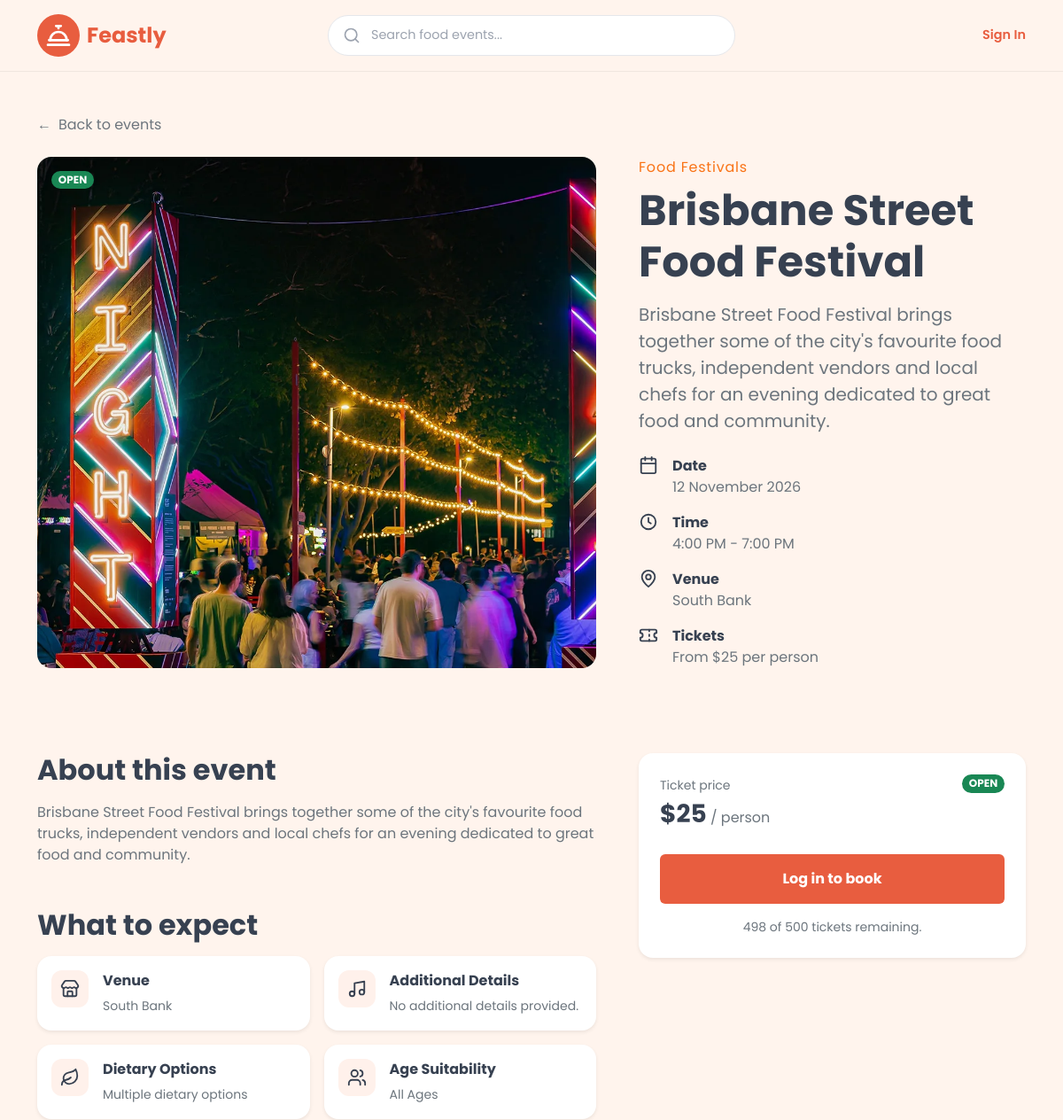
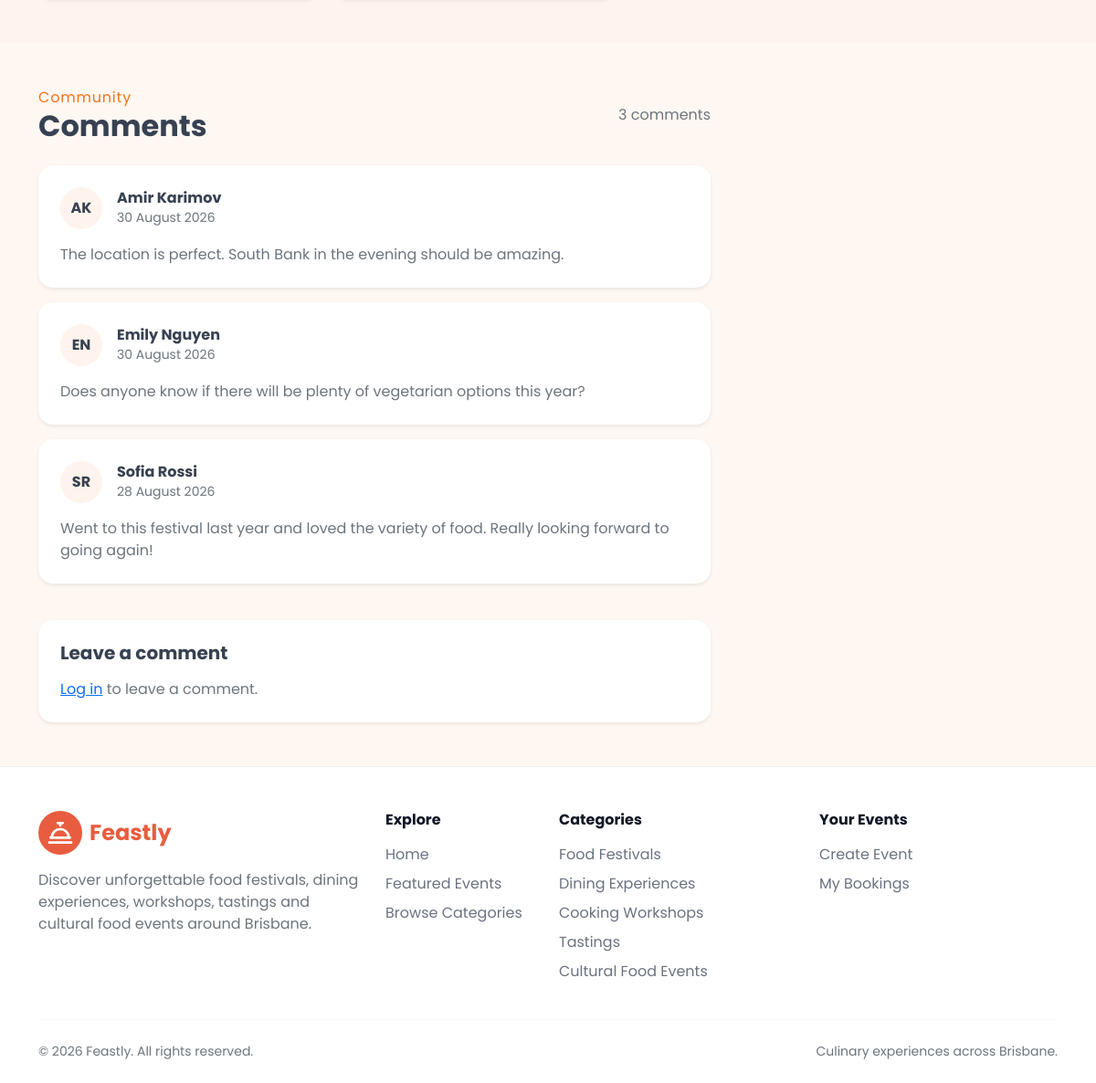
The page /events/1 on the database its author committed (2 pictures, top to bottom).
### app/models.py (models this page shows)
class Event(db.Model):
    id = db.Column(db.Integer, primary_key=True)
    creator_id = db.Column(
        db.Integer,
        db.ForeignKey('user.id'),
        nullable=False
    )
    category_id = db.Column(
        db.Integer,
        db.ForeignKey('category.id'),
        nullable=False
    )
    title = db.Column(db.String(150), nullable=False)
    description = db.Column(db.Text, nullable=False)
    description_embedding = db.Column(db.Text, nullable=True)
    event_date = db.Column(db.DateTime, nullable=False)
    end_time = db.Column(db.Time, nullable=False)
    location = db.Column(db.String(255), nullable=False)
    venue_name = db.Column(db.String(100), nullable=False)
    address = db.Column(db.String(150), nullable=False)
    suburb = db.Column(db.String(100), nullable=False)
    state = db.Column(db.String(3), nullable=False)
    postcode = db.Column(db.String(4), nullable=False)
    price = db.Column(db.Numeric(10, 2), nullable=False)
    capacity = db.Column(db.Integer, nullable=False)
    image_path = db.Column(db.String(255), nullable=False)
    age_suitability = db.Column(
        db.String(20),
        nullable=False,
        default='All Ages'
    )
    dietary_options = db.Column(
        db.String(50),
        nullable=False,
        default='Multiple dietary options'
    )
    additional_details = db.Column(db.Text, nullable=True)
    status = db.Column(
        db.String(20),
        nullable=False,
        default='Open'
    )
    acknowledgement_type = db.Column(
        db.String(20),
        nullable=False,
        default='None'
    )
    acknowledgement_text = db.Column(db.Text, nullable=True)
    creator = db.relationship(
        'User',
        back_populates='events'
    )
    category = db.relationship(
        'Category',
        back_populates='events'
    )
    bookings = db.relationship(
        'Booking',
        back_populates='event'
    )
    comments = db.relationship(
        'Comment',
        back_populates='event'
    )
    __table_args__ = (
        db.CheckConstraint(
            'price > 0',
            name='check_event_price_positive'
        ),
        db.CheckConstraint(
            'capacity > 0',
            name='check_event_capacity_positive'
        ),
        db.CheckConstraint(
            "status IN ('Open', 'Inactive', 'Sold Out', 'Cancelled')",
            name='check_event_status_valid'
        ),
        db.CheckConstraint(
            "acknowledgement_type IN ('None', 'Generic', 'Enhanced')",
            name='check_acknowledgement_type_valid'
        ),
    )

class Category(db.Model):
    id = db.Column(db.Integer, primary_key=True)
    name = db.Column(
        db.String(100),
        nullable=False,
        unique=True
    )
    description = db.Column(db.Text, nullable=True)
    events = db.relationship(
        'Event',
        back_populates='category'
    )

class Comment(db.Model):
    id = db.Column(db.Integer, primary_key=True)
    user_id = db.Column(
        db.Integer,
        db.ForeignKey('user.id'),
        nullable=False
    )
    event_id = db.Column(
        db.Integer,
        db.ForeignKey('event.id'),
        nullable=False
    )
    text = db.Column(db.Text, nullable=False)
    comment_date = db.Column(
        db.DateTime,
        nullable=False,
        default=datetime.utcnow
    )
    user = db.relationship(
        'User',
        back_populates='comments'
    )
    event = db.relationship(
        'Event',
        back_populates='comments'
    )

class User(db.Model, UserMixin):
    id = db.Column(db.Integer, primary_key=True)
    first_name = db.Column(db.String(100), nullable=False)
    surname = db.Column(db.String(100), nullable=False)
    email = db.Column(
        db.String(254),
        nullable=False,
        unique=True
    )
    password_hash = db.Column(db.String(255), nullable=False)
    phone = db.Column(db.String(30), nullable=False)
    address = db.Column(db.String(255), nullable=False)
    events = db.relationship(
        'Event',
        back_populates='creator'
    )
    bookings = db.relationship(
        'Booking',
        back_populates='user'
    )
    comments = db.relationship(
        'Comment',
        back_populates='user'
    )

### app/main/views.py (the view)
@main_bp.route('/events/<int:event_id>')
def event_detail(event_id):
    event = get_event_by_id(event_id)
    if event is None:
        abort(404)
    tickets_remaining = get_tickets_remaining(event)
    return render_template(
        'event-details.html',
        event=event,
        tickets_remaining=tickets_remaining,
        max_quantity=min(MAX_TICKETS_PER_BOOKING, tickets_remaining),
        booking_form=BookingForm(),
        comment_form=CommentForm(),
        effective_status=get_effective_event_status(event)
    )

### app/templates/event-details.html (shortened to what this page needs)
{% extends "base.html" %}
{% from "macros.html" import status_badge %}
{% block content %}
<section class="event-details-hero py-4 py-lg-5">
  <div class="container-xl">
    <a href="{{ url_for('main.index') }}"
      class="d-inline-flex align-items-center gap-2 text-decoration-none text-secondary mb-4">
      <span aria-hidden="true">&larr;</span>
      Back to events
    </a>
    <div class="row g-4 g-lg-5">
      <div class="col-lg-7">
        <div class="position-relative h-100">
          <img src="{{ url_for('static', filename=event.image_path) }}" alt="{{ event.title }}"
            class="event-details-image w-100 h-100 object-fit-cover rounded-4" />
          {{ status_badge(effective_status, 'position-absolute top-0 start-0 m-3') }}
        </div>
      </div>
      <div class="col-lg-5">
        <div class="h-100 d-flex flex-column">
          <span class="featured-category mb-2">{{ event.category.name }}</span>
          <h1 class="display-5 fw-bold mb-3">
            {{ event.title }}
          </h1>
          <p class="text-secondary fs-5 mb-4">
            {{ event.description }}
          </p>
          <div class="d-flex flex-column gap-3">
            <div class="d-flex align-items-start gap-3">
              <svg xmlns="http://www.w3.org/2000/svg" width="22" height="22" viewBox="0 0 24 24" fill="none"
                stroke="currentColor" stroke-width="2" stroke-linecap="round" stroke-linejoin="round">
                <path d="M8 2v4"></path>
                <path d="M16 2v4"></path>
                <rect width="18" height="18" x="3" y="4" rx="2"></rect>
                <path d="M3 10h18"></path>
              </svg>
              <div>
                <strong class="d-block">Date</strong>
                <span class="text-secondary">{{ event.event_date.day }} {{ event.event_date.strftime('%B %Y') }}</span>
              </div>
            </div>
            <div class="d-flex align-items-start gap-3">
              <svg xmlns="http://www.w3.org/2000/svg" width="22" height="22" viewBox="0 0 24 24" fill="none"
                stroke="currentColor" stroke-width="2" stroke-linecap="round" stroke-linejoin="round">
                <circle cx="12" cy="12" r="9"></circle>
                <path d="M12 7v5l3 2"></path>
              </svg>
              <div>
                <strong class="d-block">Time</strong>
                <span class="text-secondary">
                  {{ event.event_date.strftime('%I:%M %p').lstrip('0') }}
                  -
                  {{ event.end_time.strftime('%I:%M %p').lstrip('0') }}
                </span>
              </div>
            </div>
            <div class="d-flex align-items-start gap-3">
              <svg xmlns="http://www.w3.org/2000/svg" width="22" height="22" viewBox="0 0 24 24" fill="none"
                stroke="currentColor" stroke-width="2" stroke-linecap="round" stroke-linejoin="round">
                <path d="M20 10c0 5-8 12-8 12S4 15 4 10a8 8 0 1 1 16 0Z"></path>
                <circle cx="12" cy="10" r="3"></circle>
              </svg>
              <div>
                <strong class="d-block">Venue</strong>
                <span class="text-secondary">
                  {{ event.location }}
                </span>
              </div>
            </div>
            <div class="d-flex align-items-start gap-3">
              <div>
                <strong class="d-block">Tickets</strong>
                <span class="text-secondary">From ${{ '%.0f' % event.price }} per person</span>
              </div>
            </div>
          </div>
        </div>
      </div>
    </div>
  </div>
</section>
<section class="py-5">
  <div class="container-xl">
    <div class="row g-5 align-items-stretch">
      <div class="col-lg-7 d-flex">
        <div class="w-100 h-100">
          <h2 class="fw-bold mb-3">About this event</h2>
          <p class="text-secondary">
            {{ event.description }}
          </p>
          <h2 class="fw-bold mt-5 mb-3">What to expect</h2>
          <div class="row g-3">
            <div class="col-sm-6">
              <div class="bg-white rounded-4 p-3 h-100 shadow-sm">
                <div class="d-flex align-items-start gap-3">
                  <span class="feature-icon d-flex align-items-center justify-content-center flex-shrink-0">
                  </span>
                  <div>
                    <strong class="d-block mb-1">Venue</strong>
                    <span class="text-secondary small">
                        {{ event.venue_name }}
                    </span>
                  </div>
                </div>
              </div>
            </div>
            <div class="col-sm-6">
              <div class="bg-white rounded-4 p-3 h-100 shadow-sm">
                <div class="d-flex align-items-start gap-3">
                  <span class="feature-icon d-flex align-items-center justify-content-center flex-shrink-0">
                    <svg xmlns="http://www.w3.org/2000/svg" width="22" height="22" viewBox="0 0 24 24" fill="none"
                      stroke="currentColor" stroke-width="2" stroke-linecap="round" stroke-linejoin="round">
                      <path d="M9 18V5l12-2v13"></path>
                      <circle cx="6" cy="18" r="3"></circle>
                      <circle cx="18" cy="16" r="3"></circle>
                    </svg>
                  </span>
                  <div>
                    <strong class="d-block mb-1">Additional Details</strong>
                    <span class="text-secondary small">
                      {{ event.additional_details or 'No additional details provided.' }}
                    </span>
                  </div>
                </div>
              </div>
            </div>
            <div class="col-sm-6">
              <div class="bg-white rounded-4 p-3 h-100 shadow-sm">
                <div class="d-flex align-items-start gap-3">
                  <span class="feature-icon d-flex align-items-center justify-content-center flex-shrink-0">
                  </span>
                  <div>
                    <strong class="d-block mb-1">Dietary Options</strong>
                    <span class="text-secondary small">
                      {{ event.dietary_options }}
                    </span>
                  </div>
                </div>
              </div>
            </div>
            <div class="col-sm-6">
              <div class="bg-white rounded-4 p-3 h-100 shadow-sm">
                <div class="d-flex align-items-start gap-3">
                  <span class="feature-icon d-flex align-items-center justify-content-center flex-shrink-0">
                  </span>
                  <div>
                    <strong class="d-block mb-1">Age Suitability</strong>
                    <span class="text-secondary small">
                      {{ event.age_suitability }}
                    </span>
                  </div>
                </div>
              </div>
            </div>
          </div>
        </div>
      </div>
      <div class="col-lg-5 align-self-start sticky-lg-top" style="top: 2rem;">
      <div class="booking-card bg-white rounded-4 shadow-sm p-4">
        <div>
          <div class="d-flex justify-content-between align-items-start mb-4">
            <div>
              <span class="text-secondary small">Ticket price</span>
              <div>
                <span class="fs-3 fw-bold">${{ '%.0f' % event.price }}</span>
                <span class="text-secondary">/ person</span>
              </div>
            </div>
            {{ status_badge(effective_status) }}
          </div>
          {% if effective_status == 'Open' %}
            {% if current_user.is_authenticated %}
              <form method="post" action="{{ url_for('main.book_event', event_id=event.id) }}">
                {{ booking_form.hidden_tag() }}
                <div class="mb-4">
                  {{ booking_form.quantity.label(class="form-label fw-medium") }}
                  {{ booking_form.quantity(class="form-select", min=1, max=max_quantity) }}
                </div>
                {{ booking_form.submit(class="btn feastly-btn w-100 py-3 fw-bold") }}
              </form>
            {% else %}
              <a href="{{ url_for('auth.login', next=request.path) }}" class="btn feastly-btn w-100 py-3 fw-bold">
                Log in to book
              </a>
            {% endif %}
            <p class="small text-secondary text-center mt-3 mb-0">
              {{ tickets_remaining }} of {{ event.capacity }} tickets remaining.
            </p>
          {% endif %}
        </div>
      </div>
    </div>
    </div>
  </div>
</section>
<section id="comments" class="comments-section py-5">
  <div class="container-xl">
    <div class="row">
      <div class="col-lg-8">
        <div class="d-flex justify-content-between align-items-center mb-4">
          <div>
            <span class="featured-category">Community</span>
            <h2 class="fw-bold mb-0">Comments</h2>
          </div>
          <span class="text-secondary">{{ event.comments | length }} comment{{ '' if event.comments | length == 1 else
            's' }}</span>
        </div>
        <div class="d-flex flex-column gap-3">
          {% for comment in event.comments | sort(attribute='comment_date', reverse=True) %}
          <article class="comment-card bg-white rounded-4 p-4 shadow-sm">
            <div class="d-flex align-items-center gap-3 mb-3">
              <div class="comment-avatar rounded-circle d-flex align-items-center justify-content-center fw-bold">
                {{ comment.user.first_name[0] }}{{ comment.user.surname[0] }}
              </div>
              <div>
                <h3 class="h6 fw-bold mb-0">{{ comment.user.first_name }} {{ comment.user.surname }}</h3>
                <span class="small text-secondary">{{ comment.comment_date.day }} {{ comment.comment_date.strftime('%B
                  %Y') }}</span>
              </div>
            </div>
            <p class="text-secondary mb-0">
              {{ comment.text }}
            </p>
          </article>
          {% else %}
          <p class="text-secondary">No comments yet.</p>
          {% endfor %}
          <div class="bg-white rounded-4 shadow-sm p-4 mt-4">
            <h3 class="h5 fw-bold mb-3">Leave a comment</h3>
            {% if current_user.is_authenticated %}
            <form method="post" action="{{ url_for('main.comment_event', event_id=event.id) }}">
              {{ comment_form.hidden_tag() }}
              <div class="mb-3">
                {{ comment_form.text.label(class="form-label") }}
                {{ comment_form.text(class="form-control", rows=4, placeholder="Write your comment here...") }}
              </div>
              {{ comment_form.submit(class="btn feastly-btn px-4") }}
            </form>
            {% else %}
            <p class="text-secondary mb-0">
              <a href="{{ url_for('auth.login', next=request.path) }}"> Log in</a> to leave a comment.
            </p>
            {% endif %}
          </div>
        </div>
      </div>
    </div>
</section>
{% endblock content %}

### app/templates/macros.html (shortened to what this page needs)
{% macro status_badge(status, classes='') %} {%- set colours = { 'Open':
'success', 'Sold Out': 'danger', 'Inactive': 'secondary', 'Cancelled': 'dark',
'Completed': 'secondary' } -%}
<span class="badge rounded-pill text-bg-{{ colours.get(status, 'secondary') }} {{ classes }}">
  {{ status | upper }}
</span>
{%- endmacro %}

### rows shown on the page
Event: image_path (picture), status "OPEN OPEN", title "Brisbane Street Food Festival", description "Brisbane Street Food Festival brings together some of the city's favourite food trucks, independent vendors and local chefs for an evening dedicated to great food and community.", event_date.day "12", event_date "November 2026", event_date "4:00 PM", end_time "7:00 PM", location "South Bank", price "25", venue_name "South Bank", additional_details "No additional details provided.", dietary_options "Multiple dietary options", age_suitability "All Ages", capacity "500"
Category: category.name "Food Festivals"
Comment: user "A", user "K", user.first_name "Amir", user.surname "Karimov", comment_date.day "30", comment_date "August 2026", text "The location is perfect. South Bank in the evening should be amazing."
Comment: user "E", user "N", user.first_name "Emily", user.surname "Nguyen", comment_date.day "30", comment_date "August 2026", text "Does anyone know if there will be plenty of vegetarian options this year?"
Comment: user "S", user "R", user.first_name "Sofia", user.surname "Rossi", comment_date.day "28", comment_date "August 2026", text "Went to this festival last year and loved the variety of food. Really looking forward to going again!"

### other values the page prints
{{ tickets_remaining }} "498"
{{ event.comments | length }} "3"
{{ '' if event.comments | length == 1 else
            's' }} "s"
